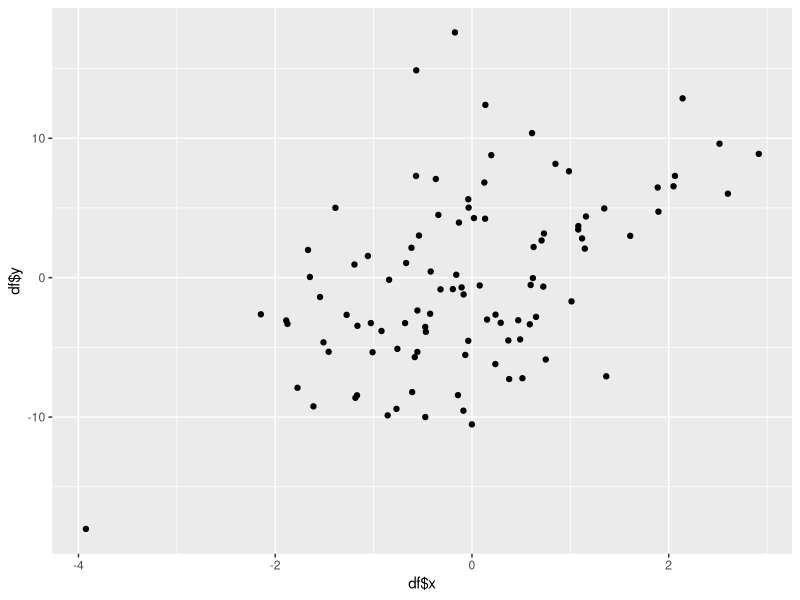
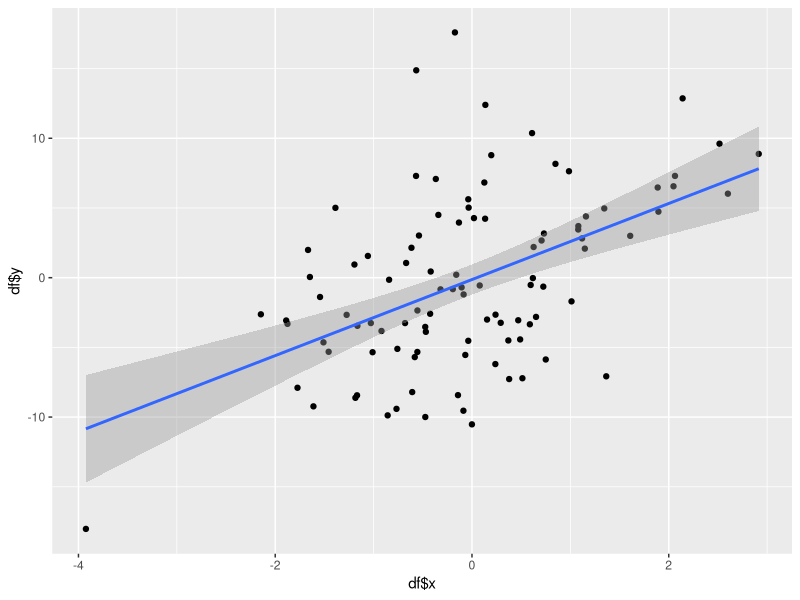
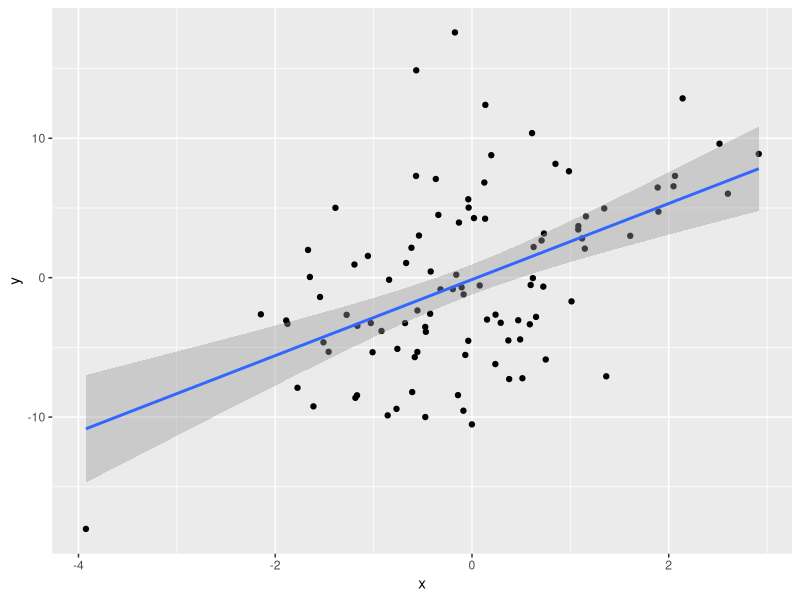
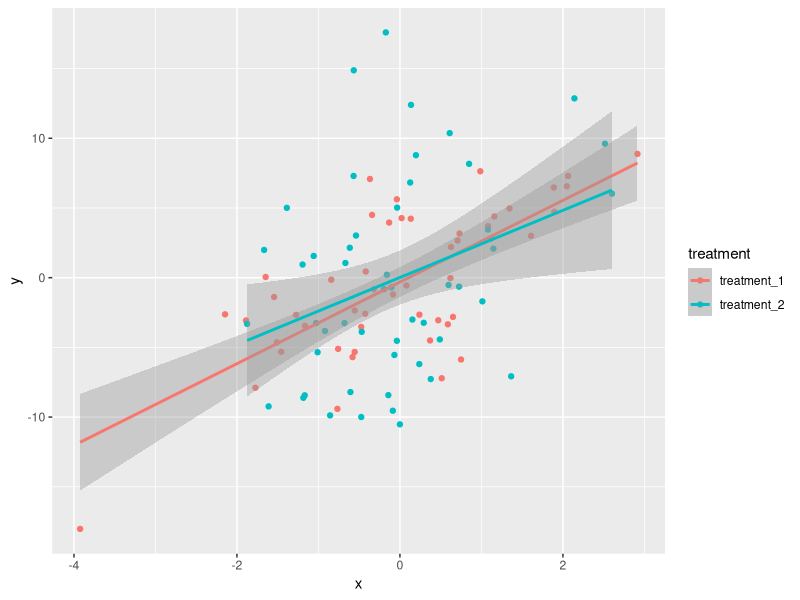
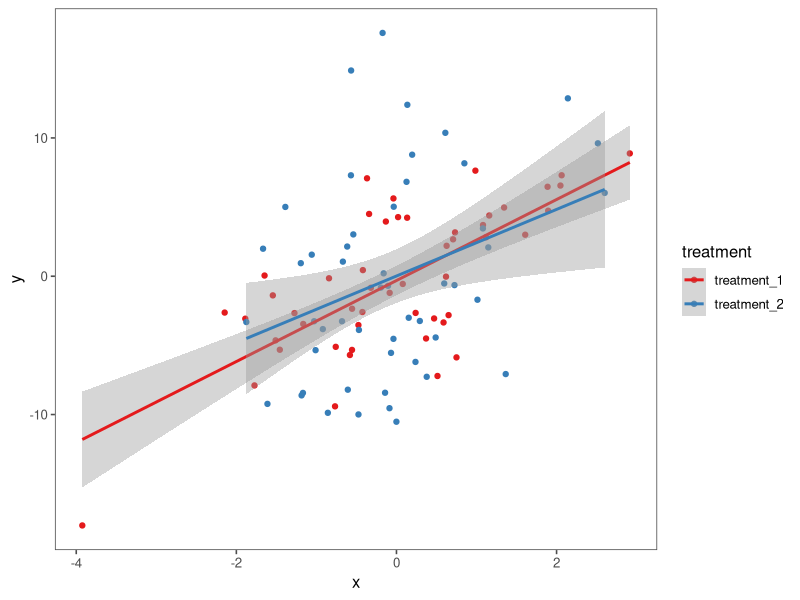

Here is the R script that generated these plots, in order:
## ---- chunk 1
library(knitr)
library(tidyverse)
library(ggthemes)
library(RColorBrewer)
library(broom)

knitr::opts_chunk$set(echo = FALSE, fig.align = "center")

## ---- chunk 2
x <- c(10, 5, 15)

mean_x <- x %>% mean()
## ---- chunk 3
x = rnorm(100) 
y = x*3 + rnorm(100, sd = 5)

df <- data_frame(x = x, 
                 y = y,
                 treatment = rep(c("treatment_1", "treatment_2"), each = 50))
## ---- chunk 4
qplot(x = df$x, y = df$y)
## ---- chunk 5
qplot(df$x, df$y) + 
  geom_smooth(method = "lm")
## ---- chunk 6
ggplot(data = df, mapping = aes(x = x, y = y)) +
  geom_point() +
  geom_smooth(method = "lm")
## ---- chunk 7
ggplot(data = df, mapping = aes(x = x, y = y, colour = treatment)) +
  geom_point() +
  geom_smooth(method = "lm")
## ---- chunk 8
ggplot(df, aes(x, y, colour = treatment)) +
  geom_point() +
  geom_smooth(method = "lm") +
  theme_few() +
  scale_color_brewer(palette = "Set1")
## ---- chunk 9
df1 <- data_frame(id = rep(1:30, each = 2),
                  stage = rep(c("practice", "test"), times = 30),
                  cond1 = rnorm(60), 
                  cond2 = rnorm(60), 
                  group = rep(c("group1", "group2"), each = 30)
                 )

head(df1, 10)
## ---- chunk 10

sum_stats <- df1 %>%
  filter(stage == "test") %>%
  mutate(cond_diff = cond1 - cond2) %>%
  group_by(group) %>%
  summarise(mean = mean(cond_diff),
            sd = sd(cond_diff),
            n = n(),
            se  = sd/sqrt(n))
## ---- chunk 11
sum_stats
## ---- chunk 12
head(df1 %>% filter(stage == "test"))
## ---- chunk 13
df1_long <- df1 %>%
  gather(condition, score, cond1:cond2) %>%
  arrange(id)
  
## ---- chunk 14
head(df1_long)
## ---- chunk 15

df2 <- data_frame(id = 1:60, 
                  year = rep(c("five", "two"), each = 30), 
                  memory = rnorm(60), 
                  attention = rnorm(60), 
                  attainment = memory * 1 + attention * 0.8 + rnorm(60))

head(df2, 8)
## ---- chunk 16
df2 %>%
  group_by(year) %>%
  do(tidy(lm(attainment ~ memory + attention, data = .)))

